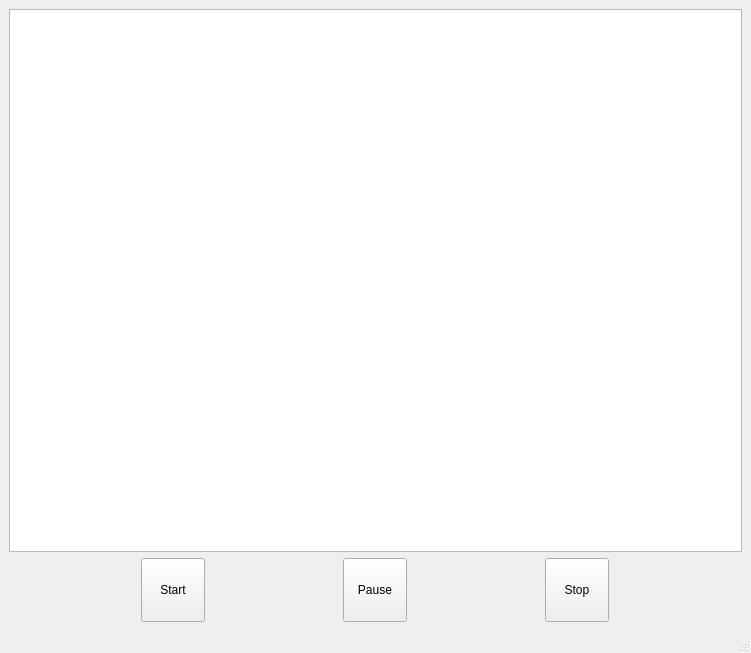
<?xml version="1.0" encoding="UTF-8"?>
<ui version="4.0">
 <class>MainWindow</class>
 <widget class="QMainWindow" name="MainWindow">
  <property name="geometry">
   <rect>
    <x>0</x>
    <y>0</y>
    <width>751</width>
    <height>653</height>
   </rect>
  </property>
  <property name="windowTitle">
   <string>MainWindow</string>
  </property>
  <widget class="QWidget" name="centralwidget">
   <layout class="QVBoxLayout" name="verticalLayout">
    <item>
     <widget class="QChartView" name="chartView"/>
    </item>
    <item>
     <layout class="QHBoxLayout" name="horizontalLayout">
      <item>
       <widget class="QPushButton" name="btnStart">
        <property name="minimumSize">
         <size>
          <width>64</width>
          <height>64</height>
         </size>
        </property>
        <property name="maximumSize">
         <size>
          <width>64</width>
          <height>64</height>
         </size>
        </property>
        <property name="text">
         <string>Start</string>
        </property>
        <property name="icon">
         <iconset>
          <normaloff>:/play</normaloff>:/play
         </iconset>
        </property>
        <property name="iconSize">
         <size>
          <width>16</width>
          <height>16</height>
         </size>
        </property>
       </widget>
      </item>
      <item>
       <widget class="QPushButton" name="btnPause">
        <property name="minimumSize">
         <size>
          <width>64</width>
          <height>64</height>
         </size>
        </property>
        <property name="maximumSize">
         <size>
          <width>64</width>
          <height>64</height>
         </size>
        </property>
        <property name="text">
         <string>Pause</string>
        </property>
        <property name="icon">
         <iconset>
          <normaloff>:/pause</normaloff>:/pause
         </iconset>
        </property>
       </widget>
      </item>
      <item>
       <widget class="QPushButton" name="btnStop">
        <property name="sizePolicy">
         <sizepolicy hsizetype="Minimum" vsizetype="Fixed">
          <horstretch>0</horstretch>
          <verstretch>0</verstretch>
         </sizepolicy>
        </property>
        <property name="minimumSize">
         <size>
          <width>64</width>
          <height>64</height>
         </size>
        </property>
        <property name="maximumSize">
         <size>
          <width>64</width>
          <height>64</height>
         </size>
        </property>
        <property name="text">
         <string>Stop</string>
        </property>
        <property name="icon">
         <iconset>
          <normaloff>:/stop</normaloff>
           :/stop
         </iconset>
        </property>
       </widget>
      </item>
     </layout>
    </item>
   </layout>
  </widget>
  <widget class="QMenuBar" name="menubar">
   <property name="geometry">
    <rect>
     <x>0</x>
     <y>0</y>
     <width>751</width>
     <height>21</height>
    </rect>
   </property>
  </widget>
  <widget class="QStatusBar" name="statusbar"/>
  <action name="actionOpen">
   <property name="text">
    <string>Open</string>
   </property>
  </action>
 </widget>
 <customwidgets>
  <customwidget>
   <class>QChartView</class>
   <extends>QGraphicsView</extends>
   <header location="global">QtCharts/qchartview.h</header>
  </customwidget>
 </customwidgets>
 <resources/>
 <connections/>
</ui>
